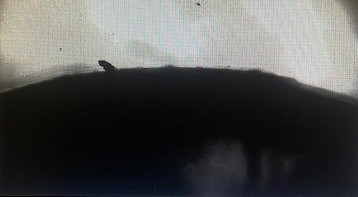
#> input picture Coagulex Image.jpg, 358 x 197 px, given in place of the camera
$ python testCV.py
#> lines starting #> are read from the running program, lines starting #| are printed output that depends on the picture; after the words box and inside, x2 and y2 are one past the last pixel; in counts of white or black regions, pixels touching at a corner belong together
import numpy as np
import cv2 as cv

vidCap = cv.VideoCapture(0)

if not vidCap.isOpened():
    print("Error: Could not open video.")
    exit()

prev_center = None
total_distance = 0
tracked_contour = None  # Lock-on reference
missing_frames = 0
max_missing_frames = 8

def get_center(contour):
    x, y, w, h = cv.boundingRect(contour)
    return (x + w // 2, y + h // 2)

def contours_similar(c1, c2, pos_thresh=50, area_thresh=0.3):
    # Check similarity by position and area
    cx1, cy1 = get_center(c1)
    cx2, cy2 = get_center(c2)
    pos_dist = np.sqrt((cx1 - cx2) ** 2 + (cy1 - cy2) ** 2)

    a1 = cv.contourArea(c1)
    a2 = cv.contourArea(c2)
    area_ratio = min(a1, a2) / max(a1, a2) if max(a1, a2) > 0 else 0

    return pos_dist < pos_thresh and area_ratio > (1 - area_thresh)

while True:
    ret, frame = vidCap.read()
#> frame is the input picture: shape (197, 358, 3); mean B, G, R 81.4, 83, 82.2
    if not ret:
        break

    gray = cv.cvtColor(frame, cv.COLOR_BGR2GRAY)
    blurred = cv.GaussianBlur(gray, (5, 5), 0)
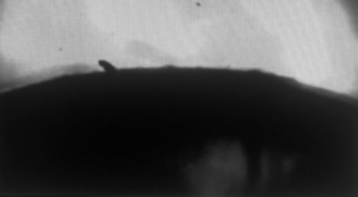
#> blurred: shape (197, 358); min 3, max 210, mean 82.6
    edges = cv.Canny(blurred, 100, 200)
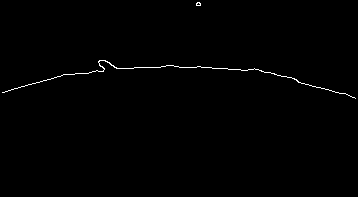
#> edges: shape (197, 358); 0.57% white in thin lines or dots, all inside (x1, y1, x2, y2) = (2, 2, 356, 99)
    contours, _ = cv.findContours(edges, cv.RETR_EXTERNAL, cv.CHAIN_APPROX_SIMPLE)
#> contours = 2 contours, 1 with area under 20; largest, box (x1, y1, x2, y2) and area: (2, 60, 356, 99) 20

    current_contour = None

    if contours:
        if tracked_contour is None:
            # First detection: lock on to largest
            tracked_contour = max(contours, key=cv.contourArea)
#> tracked_contour = contour of 289 points, box (x1, y1, x2, y2) (2, 60, 356, 99), area 20
            current_contour = tracked_contour
#> current_contour has the same summary as tracked_contour
        else:
            # Look for a similar contour in current frame
            for contour in contours:
                if contours_similar(tracked_contour, contour):
                    current_contour = contour
                    tracked_contour = contour  # Update lock
                    break

    if current_contour is not None:
        center = get_center(current_contour)
#> in get_center, `x, y, w, h = cv.boundingRect(contour)`: x = 2; y = 60; w = 354; h = 39
#> center = (179, 79)
        cv.drawContours(frame, [current_contour], -1, (0, 255, 0), 2)
        cv.circle(frame, center, 5, (0, 0, 255), -1)
#> frame: shape (197, 358, 3); mean B, G, R 79.6, 85.7, 80.6

        if prev_center is not None:
            dy = center[1] - prev_center[1]
            total_distance += dy

        prev_center = center
#> prev_center = (179, 79)
        missing_frames = 0  # Reset
    else:
        missing_frames += 1
        if missing_frames > max_missing_frames:
            tracked_contour = None  # Lost track, allow relock
            prev_center = None

    cv.putText(frame, f"Total: {total_distance:.2f}px", (10, 60),
               cv.FONT_HERSHEY_SIMPLEX, 0.7, (0, 0, 255), 2)
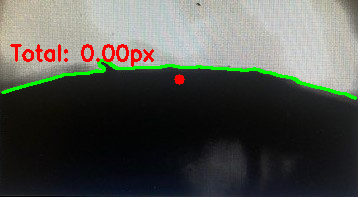
#> frame: shape (197, 358, 3); mean B, G, R 77.2, 83.2, 81.6

    cv.imshow("Contour Tracking", frame)

    if cv.waitKey(1) & 0xFF == ord('q'):
#> (key q is pressed here)
        break

vidCap.release()
cv.destroyAllWindows()

conv_factor = 0.264  # Example: pixel to cm
print(f"Total distance moved: {total_distance * conv_factor:.2f} cm")
